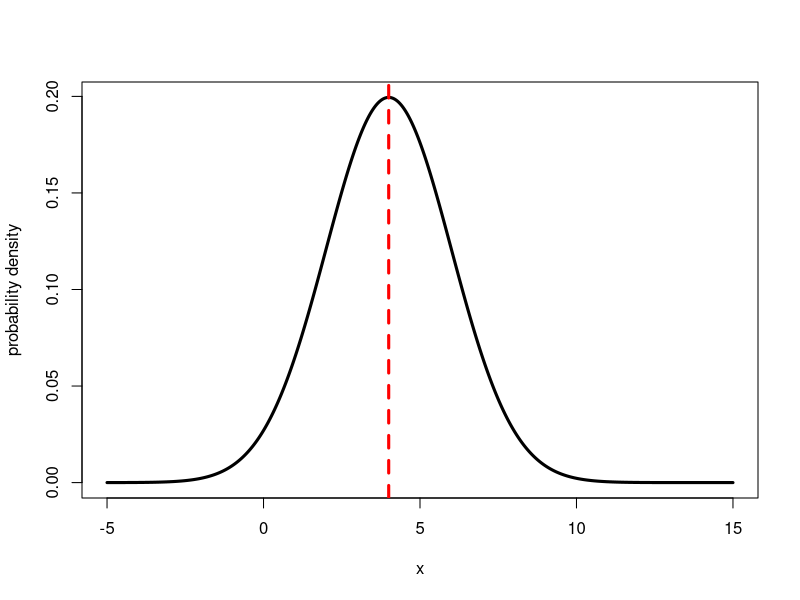

Reproduce this figure in R.
#################
# plot normal PDF
#################

#fixed parameters
mu <- 4
sigma <- 2

#varying data
x <- seq(-5, 15, length.out = 1000)

#calculate density
pd <- dnorm(x, mu, sigma)

#plot
plot(x, pd, type = 'l', lwd = 3,
     xlab = 'x', 
     ylab = 'probability density')
abline(v = mu, lwd = 3, lty = 2, col = 'red')

#check that integrates to 1
# sum(diff(x) * zoo::rollmean(pd,2))
